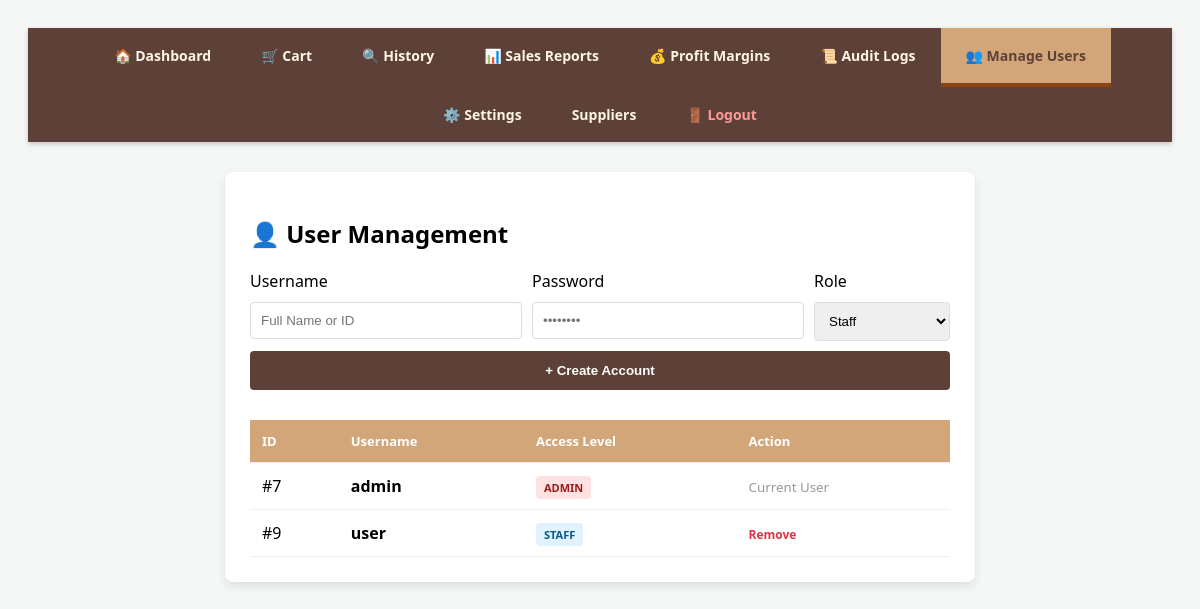
Page /manage_users.php (signed in) on the committed database.
### tables this page shows
CREATE TABLE `users` (
  `id` int(11) NOT NULL,
  `username` varchar(50) NOT NULL,
  `password` varchar(255) NOT NULL,
  `role` enum('admin','staff') DEFAULT 'staff'
);

### manage_users.php (the view, shortened to what this page needs)
<?php
include 'db_connect.php';
?>
<!DOCTYPE html>
<html>
<head>
</head>
<body>
<?php include 'navigation.php'; ?>
<div class="card">
    <h2>👤 User Management</h2>
    <form method="POST">
        <div style="display: flex; gap: 10px;">
            <div style="flex: 2;">
                <label>Username</label>
                <input type="text" name="username" required placeholder="Full Name or ID">
            </div>
            <div style="flex: 2;">
                <label>Password</label>
                <input type="password" name="password" required placeholder="••••••••">
            </div>
            <div style="flex: 1;">
                <label>Role</label>
                <select name="role">
                    <option value="staff">Staff</option>
                </select>
            </div>
        </div>
        <button type="submit" name="add_user">+ Create Account</button>
    </form>
    <table>
        <thead>
            <tr>
                <th>ID</th>
                <th>Username</th>
                <th>Access Level</th>
                <th>Action</th>
            </tr>
        </thead>
        <tbody>
            <?php
            $res = mysqli_query($conn, "SELECT * FROM users");
            while($row = mysqli_fetch_assoc($res)){
                $role_class = ($row['role'] == 'admin') ? 'badge-admin' : 'badge-staff';
                echo "<tr>
                        <td>#{$row['id']}</td>
                        <td><strong>{$row['username']}</strong></td>
                        <td><span class='badge $role_class'>{$row['role']}</span></td>
                        <td>";
                if($row['role'] != 'admin' && (int)$row['id'] !== (int)$_SESSION['user_id']) {
                    echo "<a href='manage_users.php?delete={$row['id']}' class='btn-del' onclick=\"return confirm('Delete this user?');\">Remove</a>";
                } else if ((int)$row['id'] === (int)$_SESSION['user_id']) {
                    echo "<small style='color:#999;'>Current User</small>";
                } else {
                    echo "<small style='color:#ccc;'>Protected</small>";
                }
                echo "</td>
                      </tr>";
            }
            ?>
        </tbody>
    </table>
</div>
</body>
</html>

### manage_users.php (style rules this page uses)
body { font-family: 'Segoe UI', Arial; padding: 20px; background: #f4f7f6; }
.card { background: white; padding: 25px; border-radius: 8px; max-width: 700px; margin: auto; box-shadow: 0 4px 10px rgba(0,0,0,0.1); }
input, select { width: 100%; padding: 10px; margin: 10px 0; border: 1px solid #ddd; border-radius: 4px; box-sizing: border-box; }
button { background: #5d4037; color: white; border: none; padding: 12px; width: 100%; border-radius: 4px; cursor: pointer; font-weight: bold; }
table { width: 100%; border-collapse: collapse; margin-top: 30px; background: white; }
th, td { padding: 12px; border-bottom: 1px solid #eee; text-align: left; }
th { background: #d2a679; color: white; font-size: 13px; }
.badge { padding: 4px 8px; border-radius: 4px; font-size: 11px; font-weight: bold; text-transform: uppercase; }
.badge-admin { background: #fee2e2; color: #991b1b; }
.badge-staff { background: #e0f2fe; color: #075985; }
.btn-del { color: #dc3545; text-decoration: none; font-size: 12px; font-weight: bold; }

### rows in the picture
users: id "7", username "admin", role "ADMIN", shows "Current User"
users: id "9", username "user", role "STAFF"
